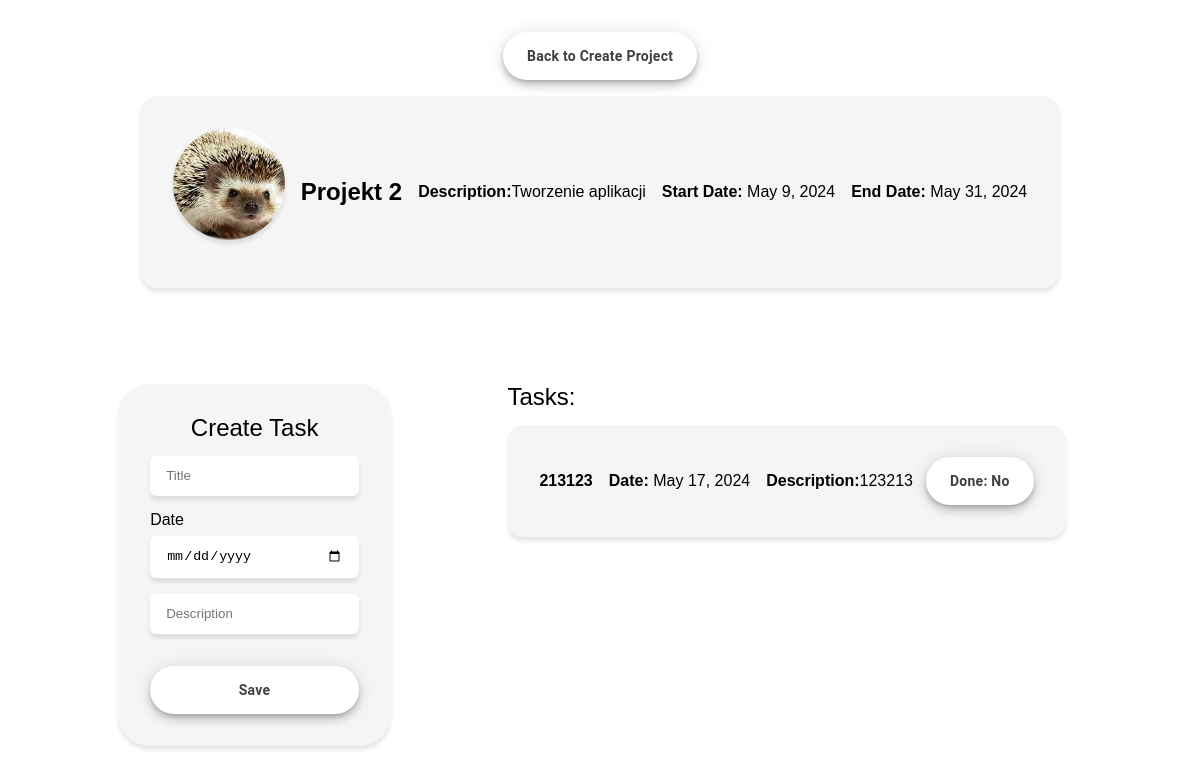
Screenshot of /project/2/ with the database file from the repository.
### www/models.py (models this page shows, shortened)
class Project(models.Model):
    title = models.CharField(max_length=50)
    description = models.TextField(max_length=100)
    start_date = models.DateField()
    end_date = models.DateField()
    photo = models.ImageField(upload_to='images')

class Task(models.Model):
    title = models.CharField(max_length=50)
    description = models.TextField(max_length=100)
    date = models.DateField()
    project = models.ForeignKey(Project, on_delete=models.CASCADE)

### www/views.py (the view)
# urls.py: path('project/<int:project_id>/', views.project_detail, name='project_detail'),
def project_detail(request, project_id):
    project = get_object_or_404(Project, id=project_id)
    task_list = Task.objects.filter(project=project)
    if request.method == 'POST':
        form = TaskForm(request.POST)
        if form.is_valid():
            task = form.save(commit=False)
            task.project = project
            task.save()
            return redirect('project_detail', project_id=project.id)
    else:
        form = TaskForm()
    return render(request, 'www/project_detail.html', {'task_form': form, 'project': project, 'task_list': task_list})

### www/forms.py
class TaskForm(forms.ModelForm):
    title = forms.CharField(max_length=50, widget=forms.TextInput(attrs={'placeholder': 'Title'}))
    description = forms.CharField(max_length=100, widget=forms.TextInput(attrs={'placeholder': 'Description'}))
    date = forms.DateField(widget=forms.DateInput(attrs={'type': 'date', 'placeholder': 'Date'}))
    class Meta:
        model = Task
        fields = ['title', 'description', 'date']

### www/templates/www/project_detail.html (shortened to what this page needs)
<!DOCTYPE html>
<html lang="en">
<head>
    {% load static %}
    <link rel="stylesheet" href="{% static 'project_detail.css' %}">
    <link rel="stylesheet" href="{% static 'reset.css' %}">
</head>
<body>
    <header class="header">
        <div class="container">
        <a href="{%url 'index' %}"><button>Back to Create Project</button></a>
        </div>
    </header>
    <section class="project_detail">
        <div class="container">
            <div class="project">
                <img class="photo" src="{{ project.photo.url }}" alt="{{ project.title }}" width="100">
                <h2>{{ project.title }}</h2>
                <p><span>Description:</span>{{ project.description }}</p>
                <p><span>Start Date:</span> {{ project.start_date }}</p>
                <p><span>End Date:</span> {{ project.end_date }}</p>
            </div>
        </div>
    </section>
    <section class="tasks_section">
        <div class="container">
            <form class="task_form" method="post" enctype="multipart/form-data">
                <h2>Create Task</h2>
                {{ task_form.title }}
                <label>Date</label>
                {{ task_form.date }}
                {{ task_form.description }}
                <button type="submit">Save</button>
            </form>
            <div class="tasks">
                <h2>Tasks:</h2>
                <div class="tasks_list">
                    {% for task in task_list %}
                        <div class="task">
                            <div class="task_data">
                                <h2><span>{{ task.title }}</span></h2>
                                <p><span>Date:</span> {{ task.date }}</p>
                                <p class="description"><span>Description:</span>{{ task.description }}</p>
                            </div>
                            <form class="done" method="post" action="{% url 'done' %}">
                                {% if task.done_set.exists %}
                                <button type="submit">Done: Yes</button>
                                {% else %}
                                <button type="submit">Done: No</button>
                                {% endif %}
                            </form>
                        </div>
                    {% endfor %}
                </div>
            </div>
        </div>
    </section>
</body>
</html>

### static/project_detail.css (style rules this page uses)
.header { display: flex; justify-content: center; align-items: center; }
.project_detail { display: flex; justify-content: center; align-items: center; }
.project { display: flex; align-items: center; text-decoration: none; color : #000; background-color: #f5f5f5; border-radius: 1rem; padding: 2rem; margin: 1rem 0; box-shadow: 0px 4px 4px rgba(0, 0, 0, 0.1); }
.project > h2 { text-align: center; font-weight: bold; margin-left: 1rem; font-size: 1.5rem; }
.project > p { margin-left: 1rem; }
.photo { width: 7rem; height: 7rem; border-radius: 50%; object-fit: cover; margin-bottom:1rem ; box-shadow: 0px 4px 4px rgba(0, 0, 0, 0.1); align-self: center; }
.tasks_section { display: flex; justify-content: center; padding: 5rem 0; }
.tasks_section > .container { justify-content: space-around; }
.task_form { padding: 2rem; background-color: #f5f5f5; border-radius: 2rem; box-shadow: 0px 4px 4px rgba(0, 0, 0, 0.1); }
.task_form > h2 { font-size: 1.5rem; text-align: center; }
.tasks > h2 { font-size: 1.5rem; }
.tasks_list { height: 40vh; overflow: auto; margin-top: 1rem; }
.task { display: flex; flex-direction: row; justify-content: space-between; align-items: center; text-decoration: none; color : #000; background-color: #f5f5f5; border-radius: 1rem; padding: 2rem; margin-bottom: 1rem; margin-right:1rem ; box-shadow: 0px 4px 4px rgba(0, 0, 0, 0.1); }
.task_data { display: flex; align-items: center; }
.task_data > p { margin-left: 1rem; }
.description { width: 10rem; white-space: normal; word-wrap: break-word; }
.done > button { margin-top: 0; }

### rows the page displays
Project: photo (picture), title "Projekt 2", description "Tworzenie aplikacji", start_date "May 9, 2024", end_date "May 31, 2024"
Task: title "213123", date "May 17, 2024", description "123213", shows "Done: No"
